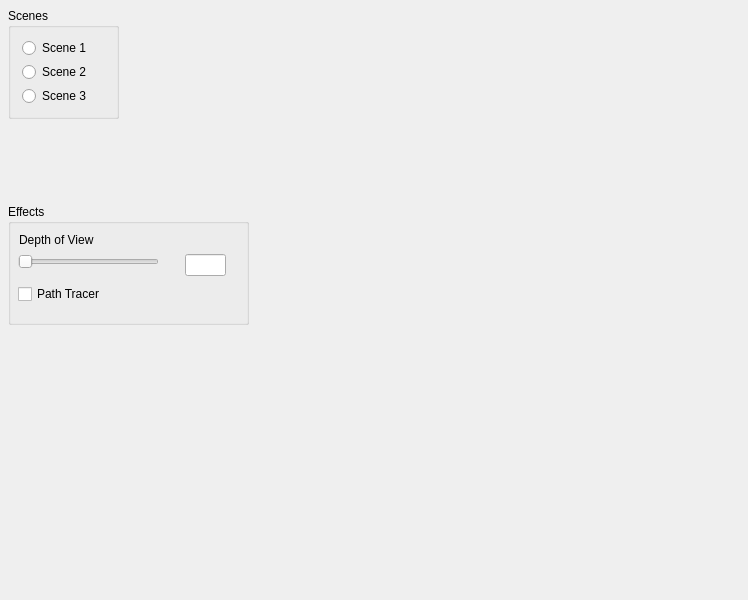
<?xml version="1.0" encoding="UTF-8"?>
<ui version="4.0">
 <class>MainWindow</class>
 <widget class="QMainWindow" name="MainWindow">
  <property name="geometry">
   <rect>
    <x>0</x>
    <y>0</y>
    <width>748</width>
    <height>600</height>
   </rect>
  </property>
  <property name="windowTitle">
   <string>A CS123 Final</string>
  </property>
  <widget class="QWidget" name="centralWidget">
   <layout class="QHBoxLayout" name="horizontalLayout">
    <property name="leftMargin">
     <number>0</number>
    </property>
    <property name="topMargin">
     <number>0</number>
    </property>
    <property name="rightMargin">
     <number>0</number>
    </property>
    <property name="bottomMargin">
     <number>0</number>
    </property>
    <item>
     <widget class="QWidget" name="widget" native="true">
      <property name="enabled">
       <bool>true</bool>
      </property>
      <property name="sizePolicy">
       <sizepolicy hsizetype="Preferred" vsizetype="Preferred">
        <horstretch>0</horstretch>
        <verstretch>0</verstretch>
       </sizepolicy>
      </property>
      <widget class="QGroupBox" name="groupBox">
       <property name="geometry">
        <rect>
         <x>8</x>
         <y>8</y>
         <width>111</width>
         <height>111</height>
        </rect>
       </property>
       <property name="title">
        <string>Scenes</string>
       </property>
       <layout class="QVBoxLayout" name="verticalLayout">
        <item>
         <widget class="QRadioButton" name="radioButton">
          <property name="text">
           <string>Scene 1</string>
          </property>
         </widget>
        </item>
        <item>
         <widget class="QRadioButton" name="radioButton_3">
          <property name="text">
           <string>Scene 2</string>
          </property>
         </widget>
        </item>
        <item>
         <widget class="QRadioButton" name="radioButton_2">
          <property name="text">
           <string>Scene 3</string>
          </property>
         </widget>
        </item>
       </layout>
      </widget>
      <widget class="QGroupBox" name="groupBox_2">
       <property name="geometry">
        <rect>
         <x>8</x>
         <y>204</y>
         <width>241</width>
         <height>121</height>
        </rect>
       </property>
       <property name="title">
        <string>Effects</string>
       </property>
       <widget class="QLabel" name="label">
        <property name="geometry">
         <rect>
          <x>11</x>
          <y>28</y>
          <width>86</width>
          <height>16</height>
         </rect>
        </property>
        <property name="text">
         <string>Depth of View</string>
        </property>
       </widget>
       <widget class="QSlider" name="horizontalSlider">
        <property name="geometry">
         <rect>
          <x>10</x>
          <y>50</y>
          <width>141</width>
          <height>16</height>
         </rect>
        </property>
        <property name="orientation">
         <enum>Qt::Horizontal</enum>
        </property>
       </widget>
       <widget class="QLineEdit" name="lineEdit">
        <property name="geometry">
         <rect>
          <x>177</x>
          <y>50</y>
          <width>41</width>
          <height>22</height>
         </rect>
        </property>
       </widget>
       <widget class="QCheckBox" name="checkBox">
        <property name="geometry">
         <rect>
          <x>10</x>
          <y>80</y>
          <width>94</width>
          <height>20</height>
         </rect>
        </property>
        <property name="text">
         <string>Path Tracer</string>
        </property>
       </widget>
      </widget>
      <widget class="QWidget" name="widget_2" native="true">
       <property name="geometry">
        <rect>
         <x>8</x>
         <y>341</y>
         <width>229</width>
         <height>251</height>
        </rect>
       </property>
      </widget>
     </widget>
    </item>
    <item>
     <widget class="View" name="view" native="true"/>
    </item>
   </layout>
  </widget>
 </widget>
 <layoutdefault spacing="6" margin="11"/>
 <customwidgets>
  <customwidget>
   <class>View</class>
   <extends>QWidget</extends>
   <header>view.h</header>
  </customwidget>
 </customwidgets>
 <resources/>
 <connections/>
</ui>
